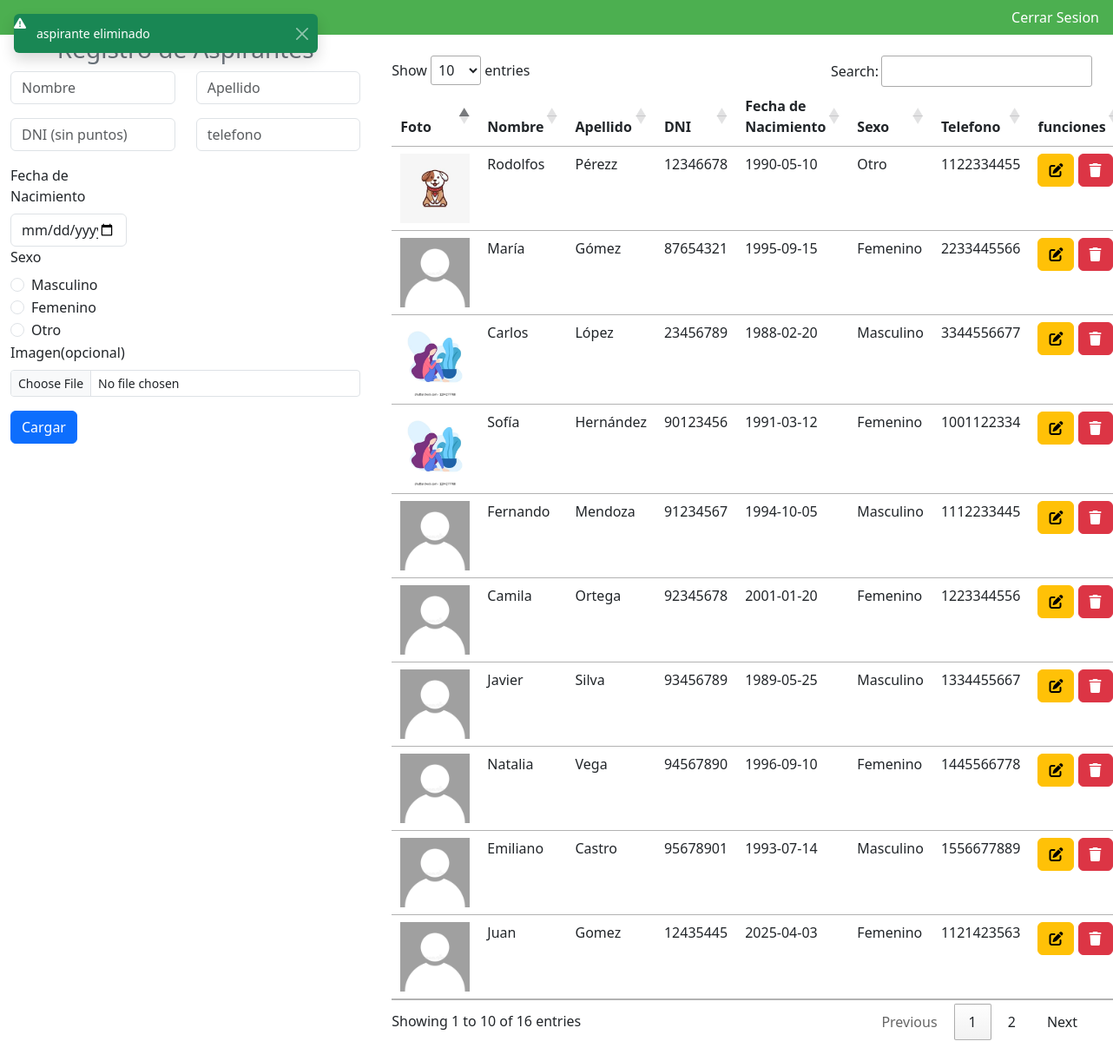
The app's page /index.php?id=32 (signed in) with its own data.
### tables this page shows
CREATE TABLE `aspirantes` (
  `id` int(11) NOT NULL,
  `nombre` varchar(50) NOT NULL,
  `apellido` varchar(50) NOT NULL,
  `dni` int(15) NOT NULL,
  `fecha_nacimiento` date NOT NULL,
  `sexo` enum('Masculino','Femenino','Otro') NOT NULL,
  `telefono` varchar(20) NOT NULL,
  `imagen` varchar(255) DEFAULT NULL
);

### index.php (the view, shortened to what this page needs)
<?php
if(!isset($_SESSION['id'])){
    header('Location: login_usuario.php');
    exit;
}else{
    $privilegio = $_SESSION['privilegio'];
}
?>
<!DOCTYPE html>
<html lang="en">
<head>
    <link href="https://cdn.jsdelivr.net/npm/bootstrap@5.3.0/dist/css/bootstrap.min.css" rel="stylesheet">
    <link rel="stylesheet" href="style.css">
<link rel="stylesheet" href="https://cdn.datatables.net/1.13.6/css/jquery.dataTables.min.css">
</head>
<body>
<ul class="nav justify-content-end">
  <li class="nav-item">
    <a class="nav-link active" aria-current="page" href="cerrar_sesion.php">Cerrar Sesion</a>
  </li>
</ul>
<div class="container-fluid">
    <div class="row">
    <?php if($privilegio == "cargar" || $privilegio == "editar-eliminar"): ?>
        <div class="col-md-4">
            <form method="POST" enctype="multipart/form-data">
                <h3 class="text-center text-secondary">Registro de Aspirantes</h3>
            <div class="row mb-3">
                <div class="col">
                    <input type="text" class="form-control" placeholder="Nombre" name="nombre" aria-label="First name" value="<?php echo isset($_POST['nombre']) ? htmlspecialchars($_POST['nombre']) : ''; ?>">
                </div>
                <div class="col">
                    <input type="text" class="form-control" placeholder="Apellido" name="apellido"aria-label="Last name" value="<?php echo isset($_POST['apellido']) ? htmlspecialchars($_POST['apellido']) : ''; ?>">
                </div>
            </div>
          <div class="row mb-3">
                <div class="col">
                    <input type="text" class="form-control" placeholder="DNI (sin puntos)" name="dni" aria-label="dni" value="<?php echo isset($_POST['dni']) ? htmlspecialchars($_POST['dni']) : ''; ?>">
                </div>
                <div class="col">
                    <input type="text" class="form-control" placeholder="telefono" name="telefono" aria-label="Last name" value="<?php echo isset($_POST['telefono']) ? htmlspecialchars($_POST['telefono']) : ''; ?>">
                </div>
             </div>
             <div class="col-4">
                    <label class="form-label">Fecha de Nacimiento</label>
                    <input type="date" class="form-control" name="fecha_nacimiento" value="<?php echo isset($_POST['fecha_nacimiento']) ? htmlspecialchars($_POST['fecha_nacimiento']) : ''; ?>">
                </div>
                <div class="col">
                    <label class="form-label">Sexo</label>
                    <div class="form-check">
                        <input class="form-check-input" type="radio" name="sexo" id="masculino" value="Masculino">
                        <label class="form-check-label" for="masculino">Masculino</label>
                    </div>
                    <div class="form-check">
                        <input class="form-check-input" type="radio" name="sexo" id="femenino" value="Femenino">
                        <label class="form-check-label" for="femenino">Femenino</label>
                    </div>
                    <div class="form-check">
                        <input class="form-check-input" type="radio" name="sexo" id="otro" value="Otro">
                        <label class="form-check-label" for="otro">Otro</label>
                    </div>
                </div>
                <div class="mb-3">
                    <label class="form-label">Imagen(opcional)</label>
                    <input class="form-control form-control-sm" type="file" name="imagen" accept="image/*">
                </div>
                <button type="submit" class="btn btn-primary" name="cargar" value="ok">Cargar</button>
            </form>
        </div>
        <?php endif; ?>
        <div class="col-md-8 p-4">
            <table class="table" id="myTable">
                <thead class="bg-info">
                    <tr>
                        <th scope="col">Foto</th>
                        <th scope="col">Nombre</th>
                        <th scope="col">Apellido</th>
                        <th scope="col">DNI</th>
                        <th scope="col">Fecha de Nacimiento</th>
                        <th scope="col">Sexo</th>
                        <th scope="col">Telefono</th>
                        <?php if($privilegio == "editar-eliminar"){echo '<th scope="col">funciones</th>';} ?>
                    </tr>
                </thead>
                <tbody>
                    <?php
                    include "conexion.php";
                    $sql = $conn->query("select * from aspirantes");
                    while($data = $sql->fetch_object()){ ?>
                    <tr>
                        <td><img width="80" src="<?=$data->imagen?>" alt=""></td>
                        <td><?= $data->nombre ?></td>
                        <td><?= $data->apellido ?></td>
                        <td><?= $data->dni ?></td>
                        <td><?= $data->fecha_nacimiento ?></td>
                        <td><?= $data->sexo ?></td>
                        <td><?= $data->telefono ?></td>
                        <?php if($privilegio == "editar-eliminar"): ?>
                            <td>
                                <a href="modificar_aspirante.php?id=<?= $data->id ?>" class="btn btn-small btn-warning">
                                    <i class="fa-solid fa-pen-to-square"></i>
                                </a>
                                <a href="index.php?id=<?= $data->id ?>" class="btn btn-small btn-danger">
                                    <i class="fa-solid fa-trash"></i>
                                </a>
                            </td>
                        <?php endif; ?>
                    </tr>
                    <?php }
                    ?>
                </tbody>
            </table>
        </div>
    </div>
</div>
<link rel="stylesheet" href="https://cdn.datatables.net/1.13.6/css/jquery.dataTables.min.css">
</body>
</html>

### style.css (style rules this page uses)
ul { background-color: #4CAF50; }
.nav-link { color: white !important; text-decoration: none; }

### records on screen
aspirantes: imagen (picture), nombre "Rodolfos", apellido "Pérezz", dni "12346678", fecha_nacimiento "1990-05-10", sexo "Otro", telefono "1122334455"
aspirantes: imagen (placeholder picture), nombre "María", apellido "Gómez", dni "87654321", fecha_nacimiento "1995-09-15", sexo "Femenino", telefono "2233445566"
aspirantes: imagen (picture), nombre "Carlos", apellido "López", dni "23456789", fecha_nacimiento "1988-02-20", sexo "Masculino", telefono "3344556677"
aspirantes: imagen (picture), nombre "Sofía", apellido "Hernández", dni "90123456", fecha_nacimiento "1991-03-12", sexo "Femenino", telefono "1001122334"
aspirantes: imagen (placeholder picture), nombre "Fernando", apellido "Mendoza", dni "91234567", fecha_nacimiento "1994-10-05", sexo "Masculino", telefono "1112233445"
aspirantes: imagen (placeholder picture), nombre "Camila", apellido "Ortega", dni "92345678", fecha_nacimiento "2001-01-20", sexo "Femenino", telefono "1223344556"
aspirantes: imagen (placeholder picture), nombre "Javier", apellido "Silva", dni "93456789", fecha_nacimiento "1989-05-25", sexo "Masculino", telefono "1334455667"
aspirantes: imagen (placeholder picture), nombre "Natalia", apellido "Vega", dni "94567890", fecha_nacimiento "1996-09-10", sexo "Femenino", telefono "1445566778"
aspirantes: imagen (placeholder picture), nombre "Emiliano", apellido "Castro", dni "95678901", fecha_nacimiento "1993-07-14", sexo "Masculino", telefono "1556677889"
aspirantes: imagen (placeholder picture), nombre "Juan", apellido "Gomez", dni "12435445", fecha_nacimiento "2025-04-03", sexo "Femenino", telefono "1121423563"

### other values on screen
$notificacion "aspirante eliminado"
